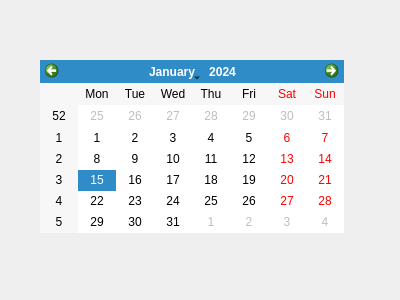
<?xml version="1.0" encoding="UTF-8"?>
<ui version="4.0">
 <class>musclepage</class>
 <widget class="QDialog" name="musclepage">
  <property name="geometry">
   <rect>
    <x>0</x>
    <y>0</y>
    <width>400</width>
    <height>300</height>
   </rect>
  </property>
  <property name="windowTitle">
   <string>Dialog</string>
  </property>
  <widget class="QCalendarWidget" name="calendarWidget">
   <property name="geometry">
    <rect>
     <x>40</x>
     <y>60</y>
     <width>304</width>
     <height>173</height>
    </rect>
   </property>
  </widget>
 </widget>
 <resources/>
 <connections/>
</ui>
